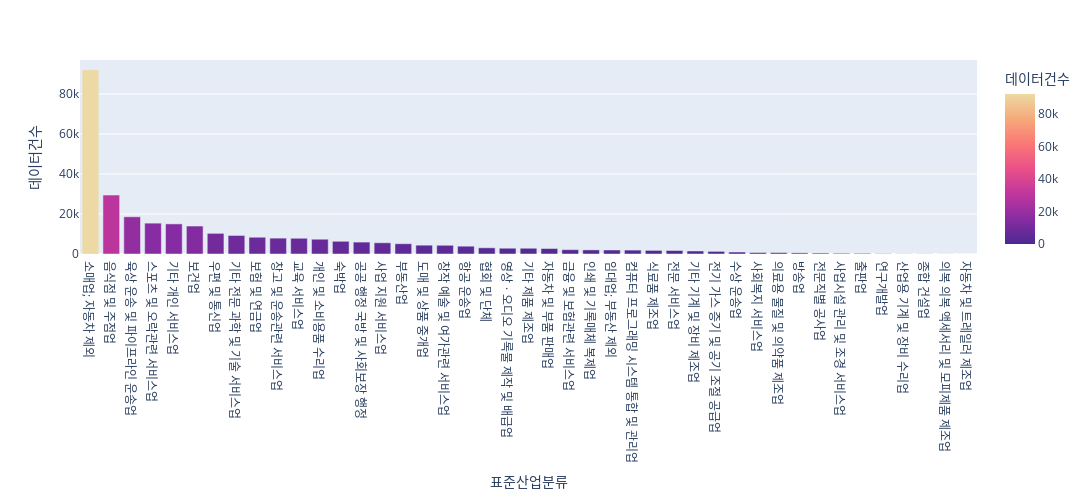

This figure's notebook cell:
### Code cell
# jg_df는 DataFrame 객체이며, 'city_s'는 시각화하고자 하는 열입니다.
fig = px.bar(jg_std, x=jg_std['표준산업분류(중)'], y=jg_std['데이터건수'], color=jg_std['데이터건수'], color_continuous_scale='agsunset')
fig.update_layout(xaxis_title='표준산업분류', yaxis_title='데이터건수', height=500, width=7000)
# x축의 스크롤을 추가하기
fig.update_xaxes(
    type='category',  # x축의 타입을 'category'로 설정
    categoryorder='total descending',  # 정렬 방식 설정 (total descending 또는 total ascending)
    exponentformat='none'  # 지수 표기 비활성화
)
# 그림을 보여주기
fig.show()

### Figure 1 — Plotly figure (JSON) as saved in the notebook; plotly's stock layout.template omitted (floating-point values rounded to 4 significant figures)
{"data": [{"alignmentgroup": "True", "hovertemplate": "표준산업분류(중)=%{x}<br>데이터건수=%{marker.color}<extra></extra>", "legendgroup": "", "marker": {"color": [1805, 37, 2051, 698, 1511, 4, 2876, 68, 1308, 58, 467, 2738, 4403, 92135, 18603, 984, 3903, 7929, 6356, 29457, 323, 2892, 560, 10324, 1956, 8382, 2159, 5134, 131, 1752, 9263, 349, 5608, 2004, 5960, 7860, 13981, 731, 4361, 15428, 3098, 7384, 15058], "coloraxis": "coloraxis", "pattern": {"shape": ""}}, "name": "", "offsetgroup": "", "orientation": "v", "showlegend": false, "textposition": "auto", "type": "bar", "x": ["식료품 제조업", "의복 의복 액세서리 및 모피제품 제조업", "인쇄 및 기록매체 복제업", "의료용 물질 및 의약품 제조업", "기타 기계 및 장비 제조업", "자동차 및 트레일러 제조업", "기타 제품 제조업", "산업용 기계 및 장비 수리업", "전기 가스 증기 및 공기 조절 공급업", "종합 건설업", "전문직별 공사업", "자동차 및 부품 판매업", "도매 및 상품 중개업", "소매업; 자동차 제외", "육상 운송 및 파이프라인 운송업", "수상 운송업", "항공 운송업", "창고 및 운송관련 서비스업", "숙박업", "음식점 및 주점업", "출판업", "영상ㆍ오디오 기록물 제작 및 배급업", "방송업", "우편 및 통신업", "컴퓨터 프로그래밍 시스템 통합 및 관리업", "보험 및 연금업", "금융 및 보험관련 서비스업", "부동산업", "연구개발업", "전문 서비스업", "기타 전문 과학 및 기술 서비스업", "사업시설 관리 및 조경 서비스업", "사업 지원 서비스업", "임대업; 부동산 제외", "공공 행정 국방 및 사회보장 행정", "교육 서비스업", "보건업", "사회복지 서비스업", "창작 예술 및 여가관련 서비스업", "스포츠 및 오락관련 서비스업", "협회 및 단체", "개인 및 소비용품 수리업", "기타 개인 서비스업"], "xaxis": "x", "y": [1805, 37, 2051, 698, 1511, 4, 2876, 68, 1308, 58, 467, 2738, 4403, 92135, 18603, 984, 3903, 7929, 6356, 29457, 323, 2892, 560, 10324, 1956, 8382, 2159, 5134, 131, 1752, 9263, 349, 5608, 2004, 5960, 7860, 13981, 731, 4361, 15428, 3098, 7384, 15058], "yaxis": "y"}], "layout": {"barmode": "relative", "coloraxis": {"colorbar": {"title": {"text": "데이터건수"}}, "colorscale": [[0, "rgb(75, 41, 145)"], [0.1667, "rgb(135, 44, 162)"], [0.3333, "rgb(192, 54, 157)"], [0.5, "rgb(234, 79, 136)"], [0.6667, "rgb(250, 120, 118)"], [0.8333, "rgb(246, 169, 122)"], [1, "rgb(237, 217, 163)"]]}, "height": 500, "legend": {"tracegroupgap": 0}, "margin": {"t": 60}, "width": 7000, "xaxis": {"anchor": "y", "categoryorder": "total descending", "domain": [0, 1], "exponentformat": "none", "title": {"text": "표준산업분류"}, "type": "category"}, "yaxis": {"anchor": "x", "domain": [0, 1], "title": {"text": "데이터건수"}}}}
